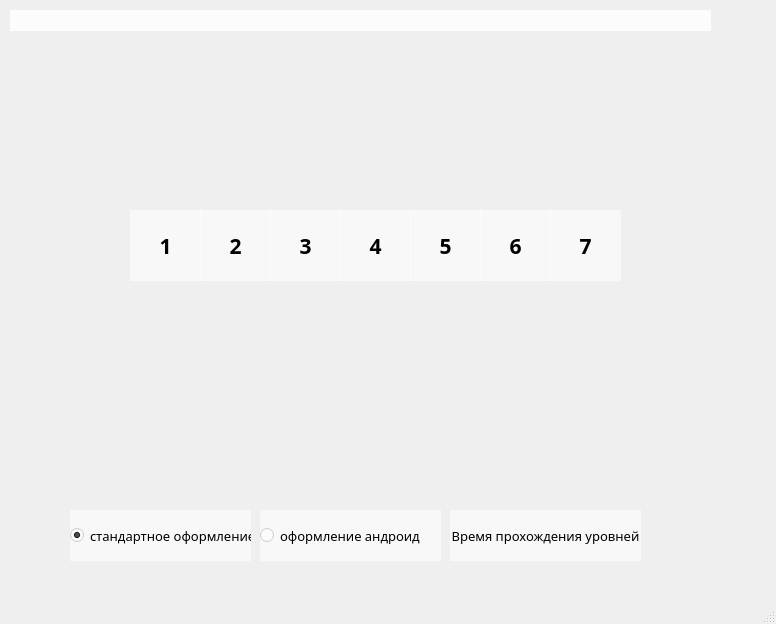
<?xml version="1.0" encoding="UTF-8"?>
<ui version="4.0">
 <class>MainWindow</class>
 <widget class="QMainWindow" name="MainWindow">
  <property name="geometry">
   <rect>
    <x>0</x>
    <y>0</y>
    <width>776</width>
    <height>624</height>
   </rect>
  </property>
  <property name="windowTitle">
   <string>MainWindow</string>
  </property>
  <property name="styleSheet">
   <string notr="true"/>
  </property>
  <widget class="QWidget" name="centralwidget">
   <widget class="QPushButton" name="pushButton_1">
    <property name="geometry">
     <rect>
      <x>130</x>
      <y>210</y>
      <width>71</width>
      <height>71</height>
     </rect>
    </property>
    <property name="font">
     <font>
      <family>Rockwell Extra Bold</family>
      <pointsize>16</pointsize>
      <weight>75</weight>
      <bold>true</bold>
     </font>
    </property>
    <property name="styleSheet">
     <string notr="true">background-color: rgba(255, 255, 255, 150);
border: none;</string>
    </property>
    <property name="text">
     <string>1</string>
    </property>
   </widget>
   <widget class="QPushButton" name="pushButton_2">
    <property name="geometry">
     <rect>
      <x>200</x>
      <y>210</y>
      <width>71</width>
      <height>71</height>
     </rect>
    </property>
    <property name="font">
     <font>
      <family>Rockwell Extra Bold</family>
      <pointsize>16</pointsize>
      <weight>75</weight>
      <bold>true</bold>
     </font>
    </property>
    <property name="styleSheet">
     <string notr="true">background-color: rgba(255, 255, 255, 150);
border: none;</string>
    </property>
    <property name="text">
     <string>2</string>
    </property>
   </widget>
   <widget class="QPushButton" name="pushButton_3">
    <property name="geometry">
     <rect>
      <x>270</x>
      <y>210</y>
      <width>71</width>
      <height>71</height>
     </rect>
    </property>
    <property name="font">
     <font>
      <family>Rockwell Extra Bold</family>
      <pointsize>16</pointsize>
      <weight>75</weight>
      <bold>true</bold>
     </font>
    </property>
    <property name="styleSheet">
     <string notr="true">background-color: rgba(255, 255, 255, 150);
border: none;</string>
    </property>
    <property name="text">
     <string>3</string>
    </property>
   </widget>
   <widget class="QPushButton" name="pushButton_4">
    <property name="geometry">
     <rect>
      <x>340</x>
      <y>210</y>
      <width>71</width>
      <height>71</height>
     </rect>
    </property>
    <property name="font">
     <font>
      <family>Rockwell Extra Bold</family>
      <pointsize>16</pointsize>
      <weight>75</weight>
      <bold>true</bold>
     </font>
    </property>
    <property name="styleSheet">
     <string notr="true">background-color: rgba(255, 255, 255, 150);
border: none;</string>
    </property>
    <property name="text">
     <string>4</string>
    </property>
   </widget>
   <widget class="QPushButton" name="pushButton_5">
    <property name="geometry">
     <rect>
      <x>410</x>
      <y>210</y>
      <width>71</width>
      <height>71</height>
     </rect>
    </property>
    <property name="font">
     <font>
      <family>Rockwell Extra Bold</family>
      <pointsize>16</pointsize>
      <weight>75</weight>
      <bold>true</bold>
     </font>
    </property>
    <property name="styleSheet">
     <string notr="true">background-color: rgba(255, 255, 255, 150);
border: none;</string>
    </property>
    <property name="text">
     <string>5</string>
    </property>
   </widget>
   <widget class="QPushButton" name="pushButton_6">
    <property name="geometry">
     <rect>
      <x>480</x>
      <y>210</y>
      <width>71</width>
      <height>71</height>
     </rect>
    </property>
    <property name="font">
     <font>
      <family>Rockwell Extra Bold</family>
      <pointsize>16</pointsize>
      <weight>75</weight>
      <bold>true</bold>
     </font>
    </property>
    <property name="styleSheet">
     <string notr="true">background-color: rgba(255, 255, 255, 150);
border: none;</string>
    </property>
    <property name="text">
     <string>6</string>
    </property>
   </widget>
   <widget class="QPushButton" name="pushButton_7">
    <property name="geometry">
     <rect>
      <x>550</x>
      <y>210</y>
      <width>71</width>
      <height>71</height>
     </rect>
    </property>
    <property name="font">
     <font>
      <family>Rockwell Extra Bold</family>
      <pointsize>16</pointsize>
      <weight>75</weight>
      <bold>true</bold>
     </font>
    </property>
    <property name="styleSheet">
     <string notr="true">background-color: rgba(255, 255, 255, 150);
border: none;</string>
    </property>
    <property name="text">
     <string>7</string>
    </property>
   </widget>
   <widget class="QRadioButton" name="radioButton">
    <property name="geometry">
     <rect>
      <x>70</x>
      <y>510</y>
      <width>181</width>
      <height>51</height>
     </rect>
    </property>
    <property name="font">
     <font>
      <family>Franklin Gothic Medium</family>
      <pointsize>10</pointsize>
     </font>
    </property>
    <property name="styleSheet">
     <string notr="true">background-color: rgba(255, 255, 255, 150);
border: none;</string>
    </property>
    <property name="text">
     <string>стандартное оформление</string>
    </property>
    <property name="checked">
     <bool>true</bool>
    </property>
   </widget>
   <widget class="QRadioButton" name="radioButton_2">
    <property name="geometry">
     <rect>
      <x>260</x>
      <y>510</y>
      <width>181</width>
      <height>51</height>
     </rect>
    </property>
    <property name="font">
     <font>
      <family>Franklin Gothic Medium</family>
      <pointsize>10</pointsize>
     </font>
    </property>
    <property name="styleSheet">
     <string notr="true">background-color: rgba(255, 255, 255, 150);
border: none;</string>
    </property>
    <property name="text">
     <string>оформление андроид</string>
    </property>
    <property name="checked">
     <bool>false</bool>
    </property>
   </widget>
   <widget class="QPushButton" name="pushButton_16">
    <property name="geometry">
     <rect>
      <x>450</x>
      <y>510</y>
      <width>191</width>
      <height>51</height>
     </rect>
    </property>
    <property name="font">
     <font>
      <family>Franklin Gothic Medium</family>
      <pointsize>10</pointsize>
     </font>
    </property>
    <property name="styleSheet">
     <string notr="true">background-color: rgba(255, 255, 255, 150);
border: none;</string>
    </property>
    <property name="text">
     <string>Время прохождения уровней</string>
    </property>
   </widget>
   <widget class="QLabel" name="label_1">
    <property name="geometry">
     <rect>
      <x>10</x>
      <y>10</y>
      <width>101</width>
      <height>21</height>
     </rect>
    </property>
    <property name="font">
     <font>
      <family>Franklin Gothic Medium</family>
     </font>
    </property>
    <property name="styleSheet">
     <string notr="true">background-color: rgba(255, 255, 255, 200);
border: none;</string>
    </property>
    <property name="text">
     <string/>
    </property>
   </widget>
   <widget class="QLabel" name="label_2">
    <property name="geometry">
     <rect>
      <x>110</x>
      <y>10</y>
      <width>101</width>
      <height>21</height>
     </rect>
    </property>
    <property name="font">
     <font>
      <family>Franklin Gothic Medium</family>
     </font>
    </property>
    <property name="styleSheet">
     <string notr="true">background-color: rgba(255, 255, 255, 200);
border: none;</string>
    </property>
    <property name="text">
     <string/>
    </property>
   </widget>
   <widget class="QLabel" name="label_3">
    <property name="geometry">
     <rect>
      <x>210</x>
      <y>10</y>
      <width>101</width>
      <height>21</height>
     </rect>
    </property>
    <property name="font">
     <font>
      <family>Franklin Gothic Medium</family>
     </font>
    </property>
    <property name="styleSheet">
     <string notr="true">background-color: rgba(255, 255, 255, 200);
border: none;</string>
    </property>
    <property name="text">
     <string/>
    </property>
   </widget>
   <widget class="QLabel" name="label_4">
    <property name="geometry">
     <rect>
      <x>310</x>
      <y>10</y>
      <width>101</width>
      <height>21</height>
     </rect>
    </property>
    <property name="font">
     <font>
      <family>Franklin Gothic Medium</family>
     </font>
    </property>
    <property name="styleSheet">
     <string notr="true">background-color: rgba(255, 255, 255, 200);
border: none;</string>
    </property>
    <property name="text">
     <string/>
    </property>
   </widget>
   <widget class="QLabel" name="label_5">
    <property name="geometry">
     <rect>
      <x>410</x>
      <y>10</y>
      <width>101</width>
      <height>21</height>
     </rect>
    </property>
    <property name="font">
     <font>
      <family>Franklin Gothic Medium</family>
     </font>
    </property>
    <property name="styleSheet">
     <string notr="true">background-color: rgba(255, 255, 255, 200);
border: none;</string>
    </property>
    <property name="text">
     <string/>
    </property>
   </widget>
   <widget class="QLabel" name="label_6">
    <property name="geometry">
     <rect>
      <x>510</x>
      <y>10</y>
      <width>101</width>
      <height>21</height>
     </rect>
    </property>
    <property name="font">
     <font>
      <family>Franklin Gothic Medium</family>
     </font>
    </property>
    <property name="styleSheet">
     <string notr="true">background-color: rgba(255, 255, 255, 200);
border: none;</string>
    </property>
    <property name="text">
     <string/>
    </property>
   </widget>
   <widget class="QLabel" name="label_7">
    <property name="geometry">
     <rect>
      <x>610</x>
      <y>10</y>
      <width>101</width>
      <height>21</height>
     </rect>
    </property>
    <property name="font">
     <font>
      <family>Franklin Gothic Medium</family>
     </font>
    </property>
    <property name="styleSheet">
     <string notr="true">background-color: rgba(255, 255, 255, 200);
border: none;</string>
    </property>
    <property name="text">
     <string/>
    </property>
   </widget>
  </widget>
  <widget class="QMenuBar" name="menubar">
   <property name="geometry">
    <rect>
     <x>0</x>
     <y>0</y>
     <width>776</width>
     <height>21</height>
    </rect>
   </property>
  </widget>
  <widget class="QStatusBar" name="statusbar"/>
 </widget>
 <resources/>
 <connections/>
</ui>
